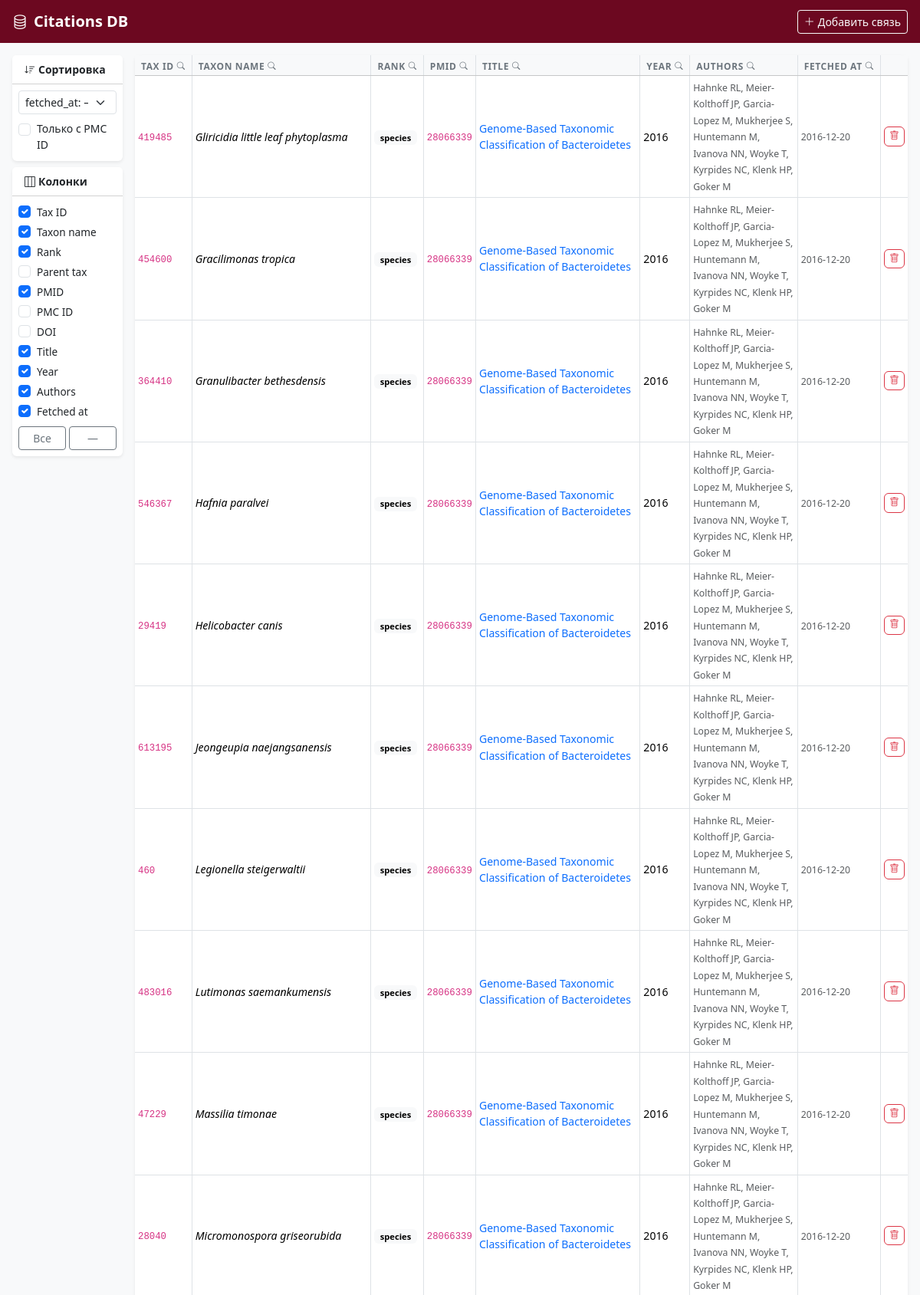
The app's page /?&page=2 (upper part) with its own data.
### tables this page shows
CREATE TABLE Taxon_article (
    id      INTEGER PRIMARY KEY AUTOINCREMENT,
    tax_id  INTEGER NOT NULL,
    pmid    INTEGER NOT NULL,
    UNIQUE (id),
    FOREIGN KEY (tax_id) REFERENCES Taxon(tax_id),
    FOREIGN KEY (pmid)   REFERENCES Article(pmid)
);

CREATE TABLE Taxon (
    tax_id      INTEGER PRIMARY KEY,
    name        TEXT    NOT NULL,
    rank        TEXT    NOT NULL,
    parent_tax_id INTEGER,
    UNIQUE (tax_id)
);

### main.py (the view)
@app.get("/", name="index")
def index(
    request: Request,
    f_sort: str = "",
    f_has_pmc: str = "",
    page: int = 1,
    cols: list[str] = [],
    f_tax_id:        str = "",
    f_name:          str = "",
    f_rank:          str = "",
    f_parent_tax_id: str = "",
    f_pmid:          str = "",
    f_pmc_id:        str = "",
    f_doi:           str = "",
    f_title:         str = "",
    f_pub_year:      str = "",
    f_authors:       str = "",
    f_fetched_at:    str = "",
):
    if cols:
        visible = set(cols) & ALL_COLS
        request.session["visible_cols"] = list(visible)
    elif "visible_cols" in request.session:
        visible = set(request.session["visible_cols"]) & ALL_COLS
    else:
        visible = DEFAULT_COLS
    filters = {
        "tax_id":        f_tax_id,
        "name":          f_name,
        "rank":          f_rank,
        "parent_tax_id": f_parent_tax_id,
        "pmid":          f_pmid,
        "pmc_id":        f_pmc_id,
        "doi":           f_doi,
        "title":         f_title,
        "pub_year":      f_pub_year,
        "authors":       f_authors,
        "fetched_at":    f_fetched_at,
    }
    rows = ta_model.get_full_links(
        filter_taxon_name=f_name or None,
        filter_title=f_title or None,
        sort_fetched_at=f_sort or None,
    )
    for col, val in filters.items():
        if not val or col in ("name", "title"):
            continue
        val_lower = val.lower()
        rows = [r for r in rows if r[col] is not None and val_lower in str(r[col]).lower()]
    if f_has_pmc:
        rows = [r for r in rows if r["pmc_id"]]
    page_rows, total, total_pages, page = paginate(rows, page)
    param_parts = [("f_sort", f_sort), ("f_has_pmc", f_has_pmc)] + [(f"f_{k}", v) for k, v in filters.items()]
    params = "&".join(f"{k}={v}" for k, v in param_parts if v)
    active_filters = any(filters.values()) or bool(f_has_pmc)
    return render(request, {
        "rows": page_rows,
        "page": page, "total": total, "total_pages": total_pages,
        "pagination_params": params,
        "visible_cols": visible,
        "f_sort": f_sort,
        "f_has_pmc": f_has_pmc,
        "filters": filters,
        "active_filters": active_filters,
    })

### templates/index.html (shortened to what this page needs)
{% from "macros.html" import pagination %}
<!DOCTYPE html>
<html lang="ru">
<head>
  <link href="https://cdn.jsdelivr.net/npm/bootstrap@5.3.3/dist/css/bootstrap.min.css" rel="stylesheet">
  <link href="https://cdn.jsdelivr.net/npm/bootstrap-icons@1.11.3/font/bootstrap-icons.min.css" rel="stylesheet">
</head>
<body>
<nav class="navbar navbar-dark sticky-top mb-3" style="background-color: #6C0820;">
  <div class="container-fluid px-3">
    <span class="navbar-brand"><i class="bi bi-database me-2"></i>Citations DB</span>
    <button class="btn btn-outline-light btn-sm" data-bs-toggle="modal" data-bs-target="#addLinkModal">
      <i class="bi bi-plus-lg me-1"></i>Добавить связь
    </button>
  </div>
</nav>
<div class="container-fluid px-3 pb-5">
  <div class="row g-3">
    <div class="col-lg-1 col-md-2" style="min-width:160px">
      <div class="card border-0 shadow-sm mb-2">
        <div class="card-header bg-white small fw-semibold py-2">
          <i class="bi bi-sort-down me-1"></i>Сортировка
        </div>
        <div class="card-body p-2">
          <form method="get" id="sortForm">
            <select name="f_sort" class="form-select form-select-sm mb-2" onchange="this.form.submit()">
              <option value=""     {% if not f_sort %}selected{% endif %}>fetched_at: —</option>
            </select>
            <div class="form-check">
              <input class="form-check-input" type="checkbox" name="f_has_pmc" id="chkHasPmc"
                     value="1" {% if f_has_pmc %}checked{% endif %}
                     onchange="this.form.submit()">
              <label class="form-check-label small" for="chkHasPmc">Только с PMC ID</label>
            </div>
          </form>
        </div>
      </div>
      <div class="card border-0 shadow-sm">
        <div class="card-header bg-white small fw-semibold py-2">
          <i class="bi bi-layout-three-columns me-1"></i>Колонки
        </div>
        <div class="card-body p-2 col-toggle">
          {% set all_cols = [
            ('tax_id',       'Tax ID'),
            ('name',         'Taxon name'),
            ('rank',         'Rank'),
            ('parent_tax_id','Parent tax'),
            ('pmid',         'PMID'),
            ('pmc_id',       'PMC ID'),
            ('doi',          'DOI'),
            ('title',        'Title'),
            ('pub_year',     'Year'),
            ('authors',      'Authors'),
            ('fetched_at',   'Fetched at'),
          ] %}
          {% for col_id, col_label in all_cols %}
          <div class="form-check">
            <input class="form-check-input col-check" type="checkbox"
                   id="chk_{{ col_id }}" data-col="{{ col_id }}"
                   {% if col_id in visible_cols %}checked{% endif %}>
            <label class="form-check-label" for="chk_{{ col_id }}">{{ col_label }}</label>
          </div>
          {% endfor %}
          <div class="d-flex gap-1 mt-2">
            <button class="btn btn-outline-secondary btn-sm w-50" id="btnAll">Все</button>
            <button class="btn btn-outline-secondary btn-sm w-50" id="btnNone">—</button>
          </div>
        </div>
      </div>
    </div>
    <div class="col">
      <div class="card border-0 shadow-sm">
        <div class="card-body p-0">
          <form method="get" id="filterForm">
            <div class="table-responsive">
              <table class="table table-hover table-sm mb-0" id="mainTable">
                <thead class="table-light">
                  <tr>
                    {% macro col_header(col_id, label) %}
                    <th class="col-hdr col-{{ col_id }}"
                        {% if col_id not in visible_cols %}style="display:none"{% endif %}>
                      <div class="col-hdr-inner">
                        <div class="col-hdr-label" onclick="toggleSearch('{{ col_id }}')">
                          {{ label }}
                          <i class="bi bi-search {% if filters[col_id] %}search-active{% endif %}"
                             style="font-size:.65rem"></i>
                        </div>
                      </div>
                    </th>
                    {% endmacro %}
                    {{ col_header('tax_id',       'Tax ID') }}
                    {{ col_header('name',          'Taxon name') }}
                    {{ col_header('rank',          'Rank') }}
                    {{ col_header('pmid',          'PMID') }}
                    {{ col_header('title',         'Title') }}
                    {{ col_header('pub_year',      'Year') }}
                    {{ col_header('authors',       'Authors') }}
                    {{ col_header('fetched_at',    'Fetched at') }}
                    <th></th>
                  </tr>
                </thead>
                <tbody>
                  {% for row in rows %}
                  {% set rc = {
                    'domain':'text-bg-dark', 'kingdom':'text-bg-secondary', 'phylum':'text-bg-primary',
                    'class':'text-bg-info',  'order':'text-bg-success',     'family':'text-bg-warning',
                    'genus':'text-bg-danger','species':'text-bg-light'
                  } %}
                  <tr>
                    <td class="col-tax_id"        {% if 'tax_id'        not in visible_cols %}style="display:none"{% endif %}><code>{{ row.tax_id }}</code></td>
                    <td class="col-name"           {% if 'name'          not in visible_cols %}style="display:none"{% endif %}><em>{{ row.name }}</em></td>
                    <td class="col-rank"           {% if 'rank'          not in visible_cols %}style="display:none"{% endif %}>
                      <span class="badge badge-rank {{ rc.get(row.rank,'text-bg-secondary') }}">{{ row.rank }}</span>
                    </td>
                    <td class="col-pmid"           {% if 'pmid'          not in visible_cols %}style="display:none"{% endif %}><code>{{ row.pmid }}</code></td>
                    <td class="col-title"          {% if 'title'         not in visible_cols %}style="display:none"{% endif %} style="max-width:320px{% if 'title' not in visible_cols %};display:none{% endif %}">
                      {% if row.doi %}<a href="https://doi.org/{{ row.doi }}" target="_blank" class="text-decoration-none">{{ row.title | truncate(88) }}</a>
                      {% else %}{{ row.title | truncate(88) }}{% endif %}
                    </td>
                    <td class="col-pub_year"       {% if 'pub_year'      not in visible_cols %}style="display:none"{% endif %}>{{ row.pub_year or '—' }}</td>
                    <td class="col-authors"        {% if 'authors'       not in visible_cols %}style="display:none"{% endif %} style="max-width:200px{% if 'authors' not in visible_cols %};display:none{% endif %}">
                      <span class="small text-muted">{{ row.authors or '—' }}</span>
                    </td>
                    <td class="col-fetched_at"     {% if 'fetched_at'    not in visible_cols %}style="display:none"{% endif %}>
                      <span class="small text-muted">{{ row.fetched_at or '—' }}</span>
                    </td>
                    <td class="text-end" style="white-space:nowrap">
                      <button class="btn btn-outline-danger btn-action"
                              data-delete-url="/taxon-articles/{{ row.id }}/delete"
                              data-delete-label="{{ row.name }} ↔ PMID {{ row.pmid }}">
                        <i class="bi bi-trash"></i>
                      </button>
                    </td>
                  </tr>
                  {% endfor %}
                </tbody>
              </table>
            </div>
          </form>
        </div>
      </div>
    </div>
  </div>
</div>
</html>

### templates/index.html (style rules this page uses)
body { background: #f8f9fa; }
.navbar-brand { font-weight: 600; }
.table td { vertical-align: middle; font-size: .88rem; }
.table td, .table th { border-right: 1px solid #dee2e6; }
.table td:last-child, .table th:last-child { border-right: none; }
.badge-rank { font-size: .7rem; }
.btn-action { padding: .15rem .4rem; font-size: .78rem; }
th.col-hdr { padding: 0 !important; white-space: nowrap; }
.col-hdr-inner { display: flex; flex-direction: column; }
.col-hdr-label { font-size: .75rem; text-transform: uppercase; letter-spacing: .05em; color: #6c757d; padding: 6px 8px 2px; display: flex; align-items: center; gap: 4px; cursor: pointer; user-select: none; }
.col-toggle label { font-size: .85rem; cursor: pointer; user-select: none; }
.col-toggle .form-check { margin-bottom: 2px; }

### records on screen
Taxon_article: tax_id "419485", name "Gliricidia little leaf phytoplasma", rank "species", pmid "28066339", title "Genome-Based Taxonomic Classification of Bacteroidetes", pub_year "2016", authors "Hahnke RL, Meier-Kolthoff JP, Garcia-Lopez M, Mukherjee S, Huntemann M, Ivanova NN, Woyke T, Kyrpides NC, Klenk HP, Goker M", fetched_at "2016-12-20"
Taxon_article: tax_id "454600", name "Gracilimonas tropica", rank "species", pmid "28066339", title "Genome-Based Taxonomic Classification of Bacteroidetes", pub_year "2016", authors "Hahnke RL, Meier-Kolthoff JP, Garcia-Lopez M, Mukherjee S, Huntemann M, Ivanova NN, Woyke T, Kyrpides NC, Klenk HP, Goker M", fetched_at "2016-12-20"
Taxon_article: tax_id "364410", name "Granulibacter bethesdensis", rank "species", pmid "28066339", title "Genome-Based Taxonomic Classification of Bacteroidetes", pub_year "2016", authors "Hahnke RL, Meier-Kolthoff JP, Garcia-Lopez M, Mukherjee S, Huntemann M, Ivanova NN, Woyke T, Kyrpides NC, Klenk HP, Goker M", fetched_at "2016-12-20"
Taxon_article: tax_id "546367", name "Hafnia paralvei", rank "species", pmid "28066339", title "Genome-Based Taxonomic Classification of Bacteroidetes", pub_year "2016", authors "Hahnke RL, Meier-Kolthoff JP, Garcia-Lopez M, Mukherjee S, Huntemann M, Ivanova NN, Woyke T, Kyrpides NC, Klenk HP, Goker M", fetched_at "2016-12-20"
Taxon_article: tax_id "29419", name "Helicobacter canis", rank "species", pmid "28066339", title "Genome-Based Taxonomic Classification of Bacteroidetes", pub_year "2016", authors "Hahnke RL, Meier-Kolthoff JP, Garcia-Lopez M, Mukherjee S, Huntemann M, Ivanova NN, Woyke T, Kyrpides NC, Klenk HP, Goker M", fetched_at "2016-12-20"
Taxon_article: tax_id "613195", name "Jeongeupia naejangsanensis", rank "species", pmid "28066339", title "Genome-Based Taxonomic Classification of Bacteroidetes", pub_year "2016", authors "Hahnke RL, Meier-Kolthoff JP, Garcia-Lopez M, Mukherjee S, Huntemann M, Ivanova NN, Woyke T, Kyrpides NC, Klenk HP, Goker M", fetched_at "2016-12-20"
Taxon_article: tax_id "460", name "Legionella steigerwaltii", rank "species", pmid "28066339", title "Genome-Based Taxonomic Classification of Bacteroidetes", pub_year "2016", authors "Hahnke RL, Meier-Kolthoff JP, Garcia-Lopez M, Mukherjee S, Huntemann M, Ivanova NN, Woyke T, Kyrpides NC, Klenk HP, Goker M", fetched_at "2016-12-20"
Taxon_article: tax_id "483016", name "Lutimonas saemankumensis", rank "species", pmid "28066339", title "Genome-Based Taxonomic Classification of Bacteroidetes", pub_year "2016", authors "Hahnke RL, Meier-Kolthoff JP, Garcia-Lopez M, Mukherjee S, Huntemann M, Ivanova NN, Woyke T, Kyrpides NC, Klenk HP, Goker M", fetched_at "2016-12-20"
Taxon_article: tax_id "47229", name "Massilia timonae", rank "species", pmid "28066339", title "Genome-Based Taxonomic Classification of Bacteroidetes", pub_year "2016", authors "Hahnke RL, Meier-Kolthoff JP, Garcia-Lopez M, Mukherjee S, Huntemann M, Ivanova NN, Woyke T, Kyrpides NC, Klenk HP, Goker M", fetched_at "2016-12-20"
Taxon_article: tax_id "28040", name "Micromonospora griseorubida", rank "species", pmid "28066339", title "Genome-Based Taxonomic Classification of Bacteroidetes", pub_year "2016", authors "Hahnke RL, Meier-Kolthoff JP, Garcia-Lopez M, Mukherjee S, Huntemann M, Ivanova NN, Woyke T, Kyrpides NC, Klenk HP, Goker M", fetched_at "2016-12-20"

### other values on screen
{{ col_label }} "Tax ID" "Taxon name" "Rank" "Parent tax" "PMID" "PMC ID" "DOI" "Title" "Year" "Authors" "Fetched at"
{{ label }} "TAX ID TAXON NAME RANK PMID TITLE YEAR AUTHORS FETCHED AT"
